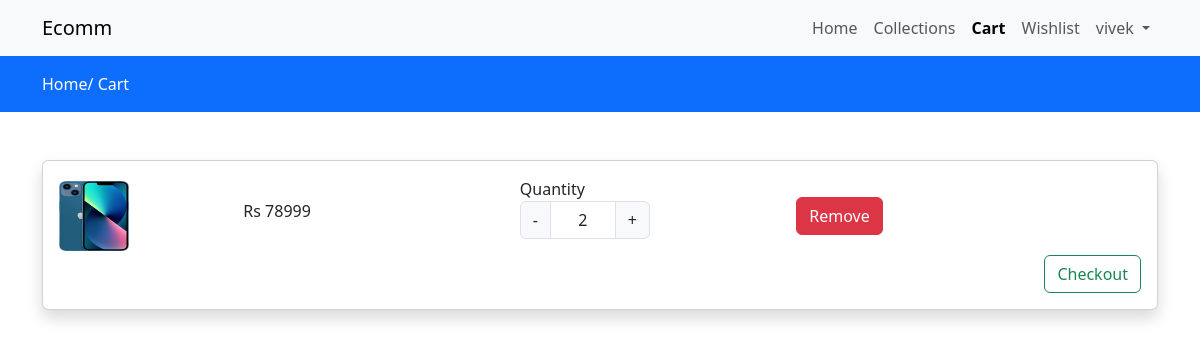
The app's page /cart (signed in) with its own data.
### store/models.py (models this page shows, shortened)
class Cart(models.Model):
    user = models.ForeignKey(User,on_delete=models.CASCADE)
    product = models.ForeignKey(Product,on_delete=models.CASCADE)
    product_qty = models.IntegerField(null=False,blank=False)
    created_at = models.DateTimeField(auto_now_add=True)

class Product(models.Model):
    category = models.ForeignKey(Category,on_delete=models.CASCADE)
    slug = models.CharField(max_length=150,null=False,blank=False)
    name = models.CharField(max_length=150,null=False,blank=False)
    product_image = models.ImageField(upload_to=get_file_path,null=True,blank=True)
    small_description = models.CharField(max_length=250,null=False,blank=False)
    quantity = models.IntegerField(null=False,blank=False)
    description = models.TextField(max_length=500,null=False,blank=False)
    original_price = models.FloatField(null=False,blank=False)
    selling_price = models.FloatField(null=False,blank=False)
    status = models.BooleanField(default=False,help_text="0=default 1=Hidden")
    trending = models.BooleanField(default=False,help_text="0=default 1=Trending")
    tag = models.CharField(max_length=150,null=False,blank=False)
    meta_title = models.CharField(max_length=150,null=False,blank=False)
    meta_keywords = models.CharField(max_length=150,null=False,blank=False)
    meta_description = models.TextField(max_length=500,null=False,blank=False)

### store/controller/cart.py (the view)
# urls.py: path('cart',cart.viewcart,name='cart'),
@login_required(login_url='loginpage')
def viewcart(request):
    cart = Cart.objects.filter(user=request.user)
    context = {'cart':cart}
    return render(request,"store/cart.html",context)

### store/templates/store/cart.html (shortened to what this page needs)
{% extends 'store/main.html' %}
{% block content %}
<div class="py-3 bg-primary">
    <div class="container">
        <a class="text-white" href="{% url 'home' %}">Home/</a>
        <a class="text-white" href="{% url 'cart' %}">Cart</a>
    </div>
</div>
<div class="py-5">
  <div class="container">
    <div class="row">
        <div class="col-md-12">
            <div class="card shadow">
                <div class="card-body cartdata">
                   {% if cart %}
                   {% for item in cart %}
                       <div class="row  product_data">
                        <div class="col-md-2 my-auto">
                            <img src="{{item.product.product_image.url}}" height="70px" width="70px" alt="Image here">
                        </div>
                        <div class="col-md-3 my-auto">
                            <h6> Rs {{item.product.selling_price|stringformat:'d'}}</h6>
                        </div>
                        <div class="col-md-3 my-auto">
                            {% if item.product.quantity >= item.product_qty %}
                             <label for="Quantity">Quantity</label>
                             <div class="input-group text-center mb-3" style="width:130px">
                                <button class="input-group-text changeQuantity decrement-btn">-</button>
                                <input type="text" name="quantity" class="form-control qty-input text-center" value="{{item.product_qty}}">
                                <button class="input-group-text changeQuantity increment-btn">+</button>
                             </div>
                          {% else %}
                          <h6>Out of stock</h6>
                          {% endif %}
                            </div>
                            <div class="col-md-2 my-auto">
                                <button class="btn btn-danger delete-cart-item">Remove</button>
                            </div>
                        </div>
                            {% endfor %}
                            <a href="{% url 'checkout' %}" class="btn btn-outline-success float-end">Checkout</a>
                        {% else %}
                        <h4>Your cart is Empty</h4>
                   {% endif %}
                </div>
            </div>
        </div>
    </div>
</div>
</div>
{% endblock content %}

### store/templates/store/navbar.html (shortened to what this page needs)
<nav class="navbar navbar-expand-lg bg-body-tertiary">
    <div class="container">
      <a class="navbar-brand" href="#">Ecomm</a>
      <div class="collapse navbar-collapse " id="navbarNav">
        <ul class="navbar-nav ms-auto">
          <li class="nav-item">
            <a class="nav-link {% if request.resolver_match.url_name == 'home' %}active{% endif %}" aria-current="page" href="{% url 'home' %}">Home</a>
          </li>
          <li class="nav-item">
            <a class="nav-link {% if request.resolver_match.url_name == 'collections' %}active{% endif %}" href="{% url 'collections' %}">Collections</a>
          </li>
          <li class="nav-item">
            <a class="nav-link {% if request.resolver_match.url_name == 'cart' %}active{% endif %}" aria-current="page" href="{% url 'cart' %}">Cart</a>
          </li>
          <li class="nav-item">
            <a class="nav-link {% if request.resolver_match.url_name == 'wishlist' %}active{% endif %}" aria-current="page" href="{% url 'wishlist' %}">Wishlist</a>
          </li>
          {% if request.user.is_authenticated %}
          <li class="nav-item dropdown">
            <a class="nav-link dropdown-toggle" href="#" role="button" data-bs-toggle="dropdown" aria-expanded="false">
              {{request.user}}
            </a>
          </li>
          {% endif %}
        </ul>
      </div>
    </div>
  </nav>

### store/templates/store/main.html (style rules this page uses)
a { text-decoration:none; }
.active { font-weight:800; }

### records on screen
Cart: product.product_image (picture), product.selling_price "78999", quantity "2"

### other values on screen
{{ request.user }} "vivek"
